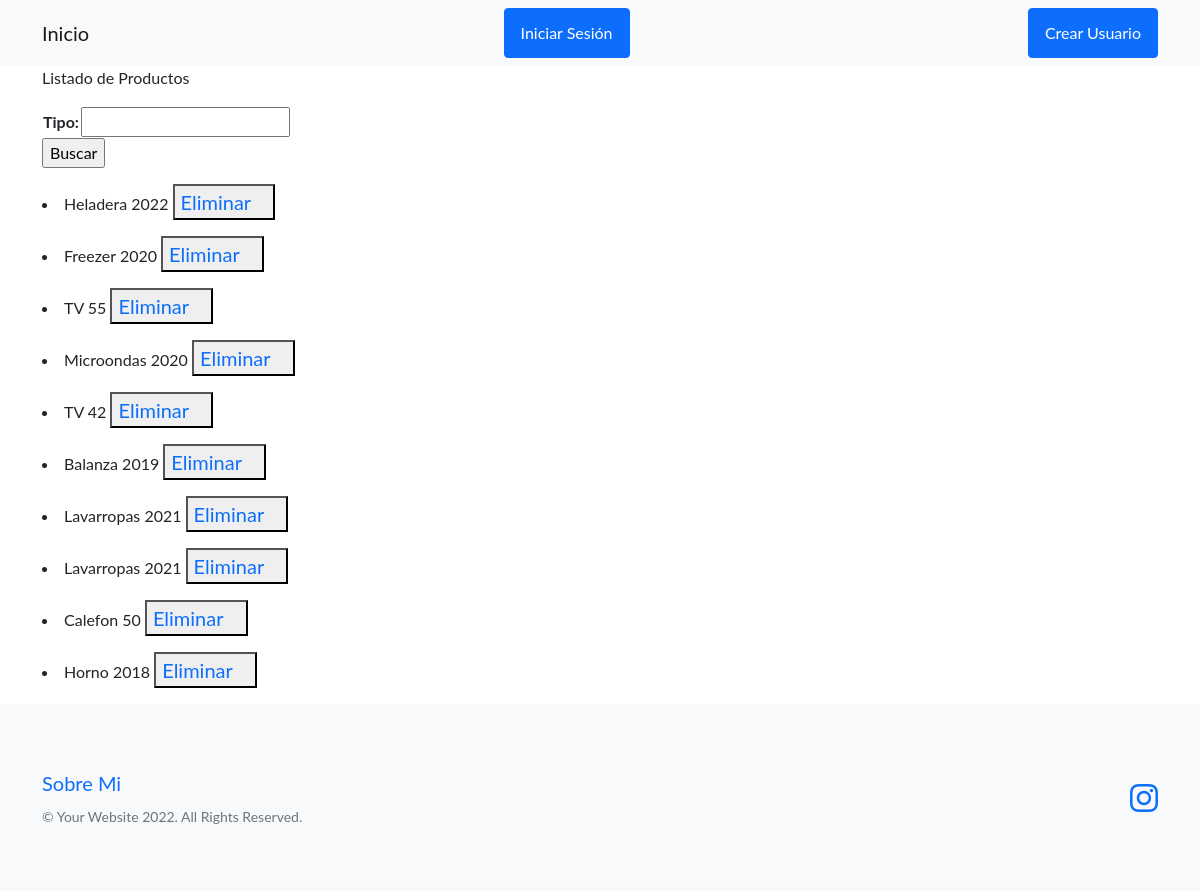
Page /ver_producto/ on the earlier database version.
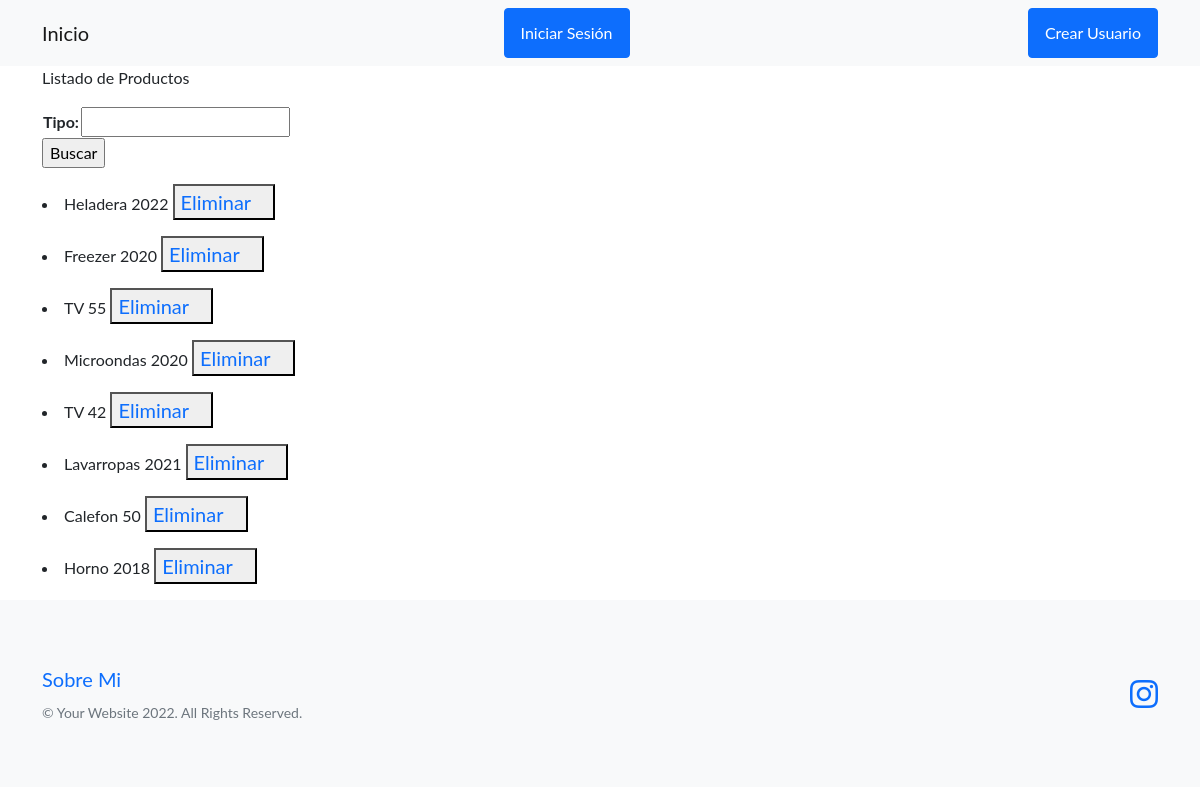
Same page on the later database version.
### mercaderia/models.py (models this page shows, shortened)
class producto(models.Model):
    tipo = models.CharField(max_length=30)
    modelo = models.IntegerField()

### mercaderia/views.py (the view)
# urls.py: path('ver_producto/', views.ver_producto, name='ver_productos'),
def ver_producto(request):
    tipo=request.GET.get('tipo', None)
    if tipo:
        productos = producto.objects.filter(tipo__icontains=tipo)
    else:
        productos=producto.objects.all()
    formulario= FormularioBusqueda()
    return render(request, 'mercaderia/ver_producto.html',{"productos": productos, 'formulario':formulario})

### mercaderia/forms.py
class FormularioBusqueda(forms.Form):
    tipo=forms.CharField(max_length=30, required=False)

### mercaderia/templates/mercaderia/ver_producto.html (shortened to what this page needs)
{% extends 'mercaderia/base.html' %}
{% block Personal %}
<p>Listado de Productos</p>
<form action={% url 'ver_productos' %} method="GET">
    <table>
        {{formulario}}
    </table>
    <input type="submit" value="Buscar">
</form>
<p>
 {% for producto in productos %}
 <li> {{producto.tipo}} {{producto.modelo}}
    <button>
        <a class="navbar-brand" href={% url 'eliminarM' producto.id %}>Eliminar</a>
    </button>
 </li>
</p>
 {% endfor %}
{% endblock Personal %}

### mercaderia/templates/mercaderia/base.html (shortened to what this page needs)
<!DOCTYPE html>
<html lang="en">
    <head>
        {% load static %}
        <link href="https://cdn.jsdelivr.net/npm/bootstrap-icons@1.5.0/font/bootstrap-icons.css" rel="stylesheet" type="text/css" />
        <link href={% static 'css/styles.css'%} rel="stylesheet" />
    </head>
    <body>
         <nav class="navbar navbar-light bg-light static-top">
            <div class="container">
                <a class="navbar-brand" href={% url 'Inicio' %}>Inicio</a>
                {% if request.user.is_authenticated %}
                <a class="navbar-brand" href={% url 'crear_producto' %}>Nuevo Producto</a>
                <a class="navbar-brand" href={% url 'ver_productos' %}>Ver Productos</a>
                <a class="navbar-brand" href={% url 'nuevo_proveedor' %}>Nuevo Proveedor</a>
                <a class="navbar-brand" href={% url 'ver_proveedor' %}>Ver Proveedor</a>
                <a class="btn btn-primary" href={% url 'logout' %}>Cerrar Sesión</a>
                <a class="btn btn-scale" href={% url 'perfil' %}>{{request.user.username}}</a>
                {% else %}
                <a class="btn btn-primary" href={% url 'login' %}>Iniciar Sesión</a>
                <a class="btn btn-primary" href={% url 'registar' %}>Crear Usuario</a>
                {% endif %}
            </div>
        </nav>
        <div class="container">
        {% block Personal %}
        {% endblock Personal %}
        </div>
       <footer class="footer bg-light">
        <div class="container">
            <div class="row">
                <div class="col-lg-6 h-100 text-center text-lg-start my-auto">
                    <ul class="list-inline mb-2">
                        <a class="navbar-brand" href={% url 'sobre_mi' %}>Sobre Mi</a>
                    </ul>
                    <p class="text-muted small mb-4 mb-lg-0">&copy; Your Website 2022. All Rights Reserved.</p>
                </div>
                <div class="col-lg-6 h-100 text-center text-lg-end my-auto">
                    <ul class="list-inline mb-0">
                        <li class="list-inline-item">
                            <a href="https://www.instagram.com/gonzaurcola/"><i class="bi-instagram fs-3"></i></a>
                        </li>
                    </ul>
                </div>
            </div>
        </div>
        </footer>
    </body>
</html>

Differences in the rows shown:
removed producto: tipo "Balanza", modelo "2019"
removed producto: tipo "Lavarropas", modelo "2021"
